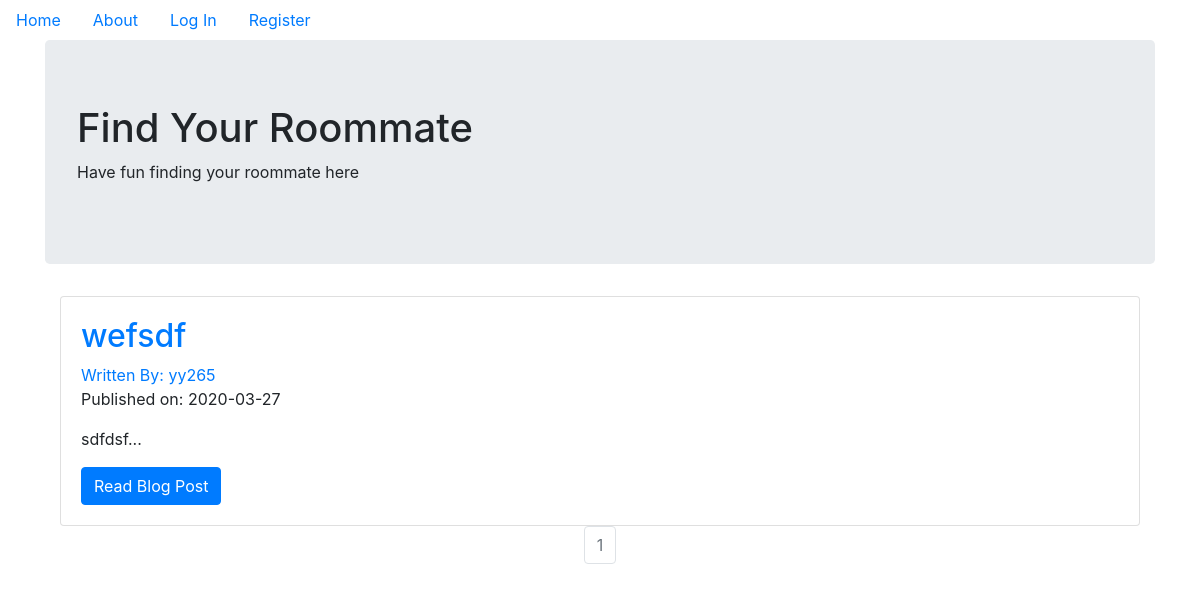
The page / on the database its author committed.
### roommatefinder/models.py (models this page shows, shortened)
class BlogPost(db.Model):
    users = db.relationship(User)
    id = db.Column(db.Integer,primary_key=True)
    user_id = db.Column(db.Integer,db.ForeignKey('users.id'),nullable=False)
    date = db.Column(db.DateTime,nullable=False,default=datetime.utcnow)
    title = db.Column(db.String(140),nullable=False)
    text = db.Column(db.Text,nullable=False)

class User(db.Model,UserMixin):
    __tablename__ = 'users'
    id = db.Column(db.Integer,primary_key=True, nullable=False)
    netid = db.Column(db.String(64),unique=True,index=True, nullable=False)
    name = db.Column(db.String(64),nullable=False,index=True)
    gender = db.Column(db.String(1), nullable=False)
    year = db.Column(db.Integer, nullable=False)
    smoking = db.Column(db.String(1), nullable=False)
    sleeping = db.Column(db.Integer, nullable=False)
    waking = db.Column(db.Integer, nullable=False)
    room_utility = db.Column(db.String(10), nullable=False)
    on_campus = db.Column(db.String(10), nullable=False)
    profile_image = db.Column(db.String(64),nullable=False,default='default_profile.png')
    password_hash = db.Column(db.String(128))
    posts = db.relationship('BlogPost',backref='author',lazy=True)

### roommatefinder/core/views.py (the view)
@core.route('/')
def index():
    page = request.args.get('page',1,type=int)
    blog_posts = BlogPost.query.order_by(BlogPost.date.desc()).paginate(page=page,per_page=5)
    return render_template('index.html',blog_posts=blog_posts)

### roommatefinder/templates/index.html
{% extends "base.html" %}
{% block content %}
  <div class="jumbotron">
    <h1>Find Your Roommate</h1>
    <p>Have fun finding your roommate here</p>
  </div>
  <div class="container">
    {% for post in blog_posts.items %}
    <div class="card" >
      <div class="card-body">
        <h2><a class="card-title" href="  {{ url_for('blog_posts.blog_post', blog_post_id=post.id) }}">{{ post.title }}</a></h2>
        <a href="{{ url_for('users.user_posts', netid=post.author.netid) }}">Written By: {{ post.author.netid }}</a>
        <p>Published on: {{ post.date.strftime('%Y-%m-%d') }}</p>
        <p class="card-text">{{ post.text[:100] }}...</p>
        <a href="{{ url_for('blog_posts.blog_post', blog_post_id=post.id) }}" class="btn btn-primary">Read Blog Post</a>
      </div>
    </div>
   {% endfor %}
   <nav aria-label="Page navigation example">
     <ul class="pagination justify-content-center">
       {% for page_num in blog_posts.iter_pages(left_edge=1, right_edge=1, left_current=1, right_current=2) %}
          {% if blog_posts.page == page_num %}
          <li class="page-item disabled">
            <a class="page-link" href="{{ url_for('core.index', page=page_num) }}">{{ page_num }}</a>
          </li>
          {% else %}
            <li class="page-item"><a class="page-link" href="{{ url_for('core.index', page=page_num) }}">{{ page_num }}</a></li>
          {% endif %}
      {% endfor %}
    </nav>
{% endblock %}

### rows shown on the page
BlogPost: title "wefsdf", author.netid "yy265", date "2020-03-27", text "sdfdsf"

### other values the page prints
{{ page_num }} "1"
